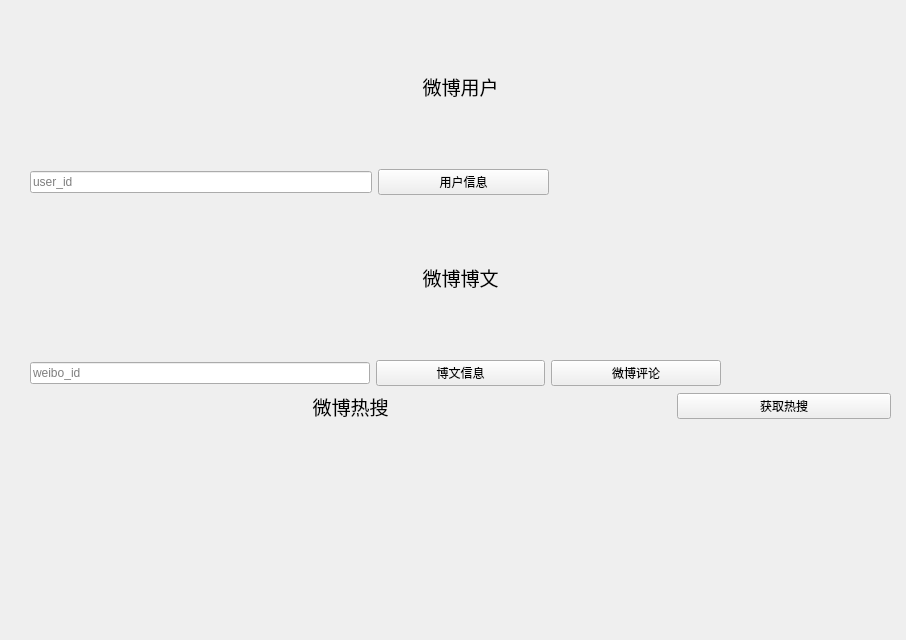
<?xml version="1.0" encoding="UTF-8"?>
<ui version="4.0">
 <class>WeiBoBox</class>
 <widget class="QWidget" name="WeiBoBox">
  <property name="geometry">
   <rect>
    <x>0</x>
    <y>0</y>
    <width>906</width>
    <height>640</height>
   </rect>
  </property>
  <property name="windowTitle">
   <string>Form</string>
  </property>
  <widget class="QWidget" name="verticalLayoutWidget_3">
   <property name="geometry">
    <rect>
     <x>30</x>
     <y>10</y>
     <width>861</width>
     <height>411</height>
    </rect>
   </property>
   <layout class="QVBoxLayout" name="WeiBo" stretch="2,2,1">
    <item>
     <layout class="QVBoxLayout" name="weibo_user" stretch="1,1">
      <item>
       <widget class="QLabel" name="label_user">
        <property name="font">
         <font>
          <family>华文中宋</family>
          <pointsize>14</pointsize>
         </font>
        </property>
        <property name="text">
         <string>微博用户</string>
        </property>
        <property name="alignment">
         <set>Qt::AlignCenter</set>
        </property>
       </widget>
      </item>
      <item>
       <layout class="QHBoxLayout" name="userBox" stretch="2,1,2">
        <item>
         <widget class="LineEdit" name="use_id">
          <property name="placeholderText">
           <string>user_id</string>
          </property>
          <property name="clearButtonEnabled">
           <bool>true</bool>
          </property>
         </widget>
        </item>
        <item>
         <widget class="PrimaryPushButton" name="get_user_info">
          <property name="text">
           <string>用户信息</string>
          </property>
         </widget>
        </item>
        <item>
         <spacer name="horizontalSpacer">
          <property name="orientation">
           <enum>Qt::Horizontal</enum>
          </property>
          <property name="sizeHint" stdset="0">
           <size>
            <width>40</width>
            <height>20</height>
           </size>
          </property>
         </spacer>
        </item>
       </layout>
      </item>
     </layout>
    </item>
    <item>
     <layout class="QVBoxLayout" name="weibo_content" stretch="1,1">
      <item>
       <widget class="QLabel" name="label_weibo_content">
        <property name="font">
         <font>
          <family>华文中宋</family>
          <pointsize>14</pointsize>
         </font>
        </property>
        <property name="text">
         <string>微博博文</string>
        </property>
        <property name="alignment">
         <set>Qt::AlignCenter</set>
        </property>
       </widget>
      </item>
      <item>
       <layout class="QHBoxLayout" name="weiboBox" stretch="2,1,1,1">
        <item>
         <widget class="LineEdit" name="weibo_id">
          <property name="placeholderText">
           <string>weibo_id</string>
          </property>
          <property name="clearButtonEnabled">
           <bool>true</bool>
          </property>
         </widget>
        </item>
        <item>
         <widget class="PrimaryPushButton" name="get_weibo_content">
          <property name="text">
           <string>博文信息</string>
          </property>
         </widget>
        </item>
        <item>
         <widget class="PrimaryPushButton" name="get_weibo_comments">
          <property name="text">
           <string>微博评论</string>
          </property>
         </widget>
        </item>
        <item>
         <spacer name="horizontalSpacer_2">
          <property name="orientation">
           <enum>Qt::Horizontal</enum>
          </property>
          <property name="sizeHint" stdset="0">
           <size>
            <width>40</width>
            <height>20</height>
           </size>
          </property>
         </spacer>
        </item>
       </layout>
      </item>
     </layout>
    </item>
    <item>
     <layout class="QHBoxLayout" name="weibo_hot" stretch="3,1">
      <item>
       <widget class="QLabel" name="label_hot">
        <property name="font">
         <font>
          <family>华文中宋</family>
          <pointsize>14</pointsize>
         </font>
        </property>
        <property name="text">
         <string>微博热搜</string>
        </property>
        <property name="alignment">
         <set>Qt::AlignCenter</set>
        </property>
       </widget>
      </item>
      <item>
       <widget class="PrimaryPushButton" name="get_hot">
        <property name="text">
         <string>获取热搜</string>
        </property>
       </widget>
      </item>
     </layout>
    </item>
   </layout>
  </widget>
 </widget>
 <customwidgets>
  <customwidget>
   <class>PushButton</class>
   <extends>QPushButton</extends>
   <header>qfluentwidgets</header>
  </customwidget>
  <customwidget>
   <class>PrimaryPushButton</class>
   <extends>PushButton</extends>
   <header>qfluentwidgets</header>
  </customwidget>
  <customwidget>
   <class>LineEdit</class>
   <extends>QLineEdit</extends>
   <header>qfluentwidgets</header>
  </customwidget>
 </customwidgets>
 <resources/>
 <connections/>
</ui>
